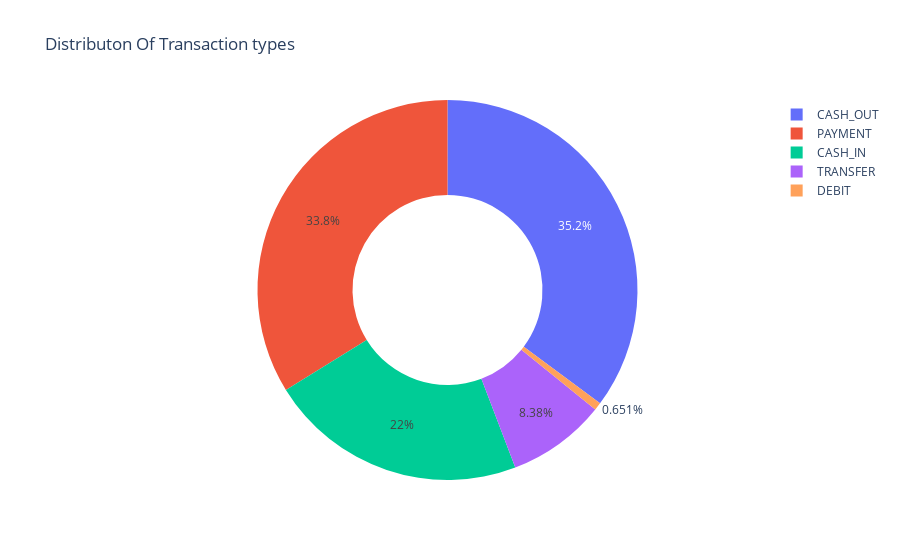

Notebook cell for this chart:
### Code cell
#Visualizing the distribution of transaction types that we explored above
type = data['type'].value_counts()
transactions = type.index
quantity = type.values

import plotly.express as px
figure = px.pie(data, values = quantity, names = transactions, hole = 0.5, title = 'Distributon Of Transaction types')
figure.show()

### Figure 1 — Plotly figure (JSON) as saved in the notebook; plotly's stock layout.template omitted (floating-point values rounded to 4 significant figures)
{"data": [{"domain": {"x": [0, 1], "y": [0, 1]}, "hole": 0.5, "hovertemplate": "label=%{label}<br>value=%{value}<extra></extra>", "labels": ["CASH_OUT", "PAYMENT", "CASH_IN", "TRANSFER", "DEBIT"], "legendgroup": "", "name": "", "showlegend": true, "type": "pie", "values": [2237500, 2151495, 1399284, 532909, 41432]}], "layout": {"legend": {"tracegroupgap": 0}, "title": {"text": "Distributon Of Transaction types"}}}
